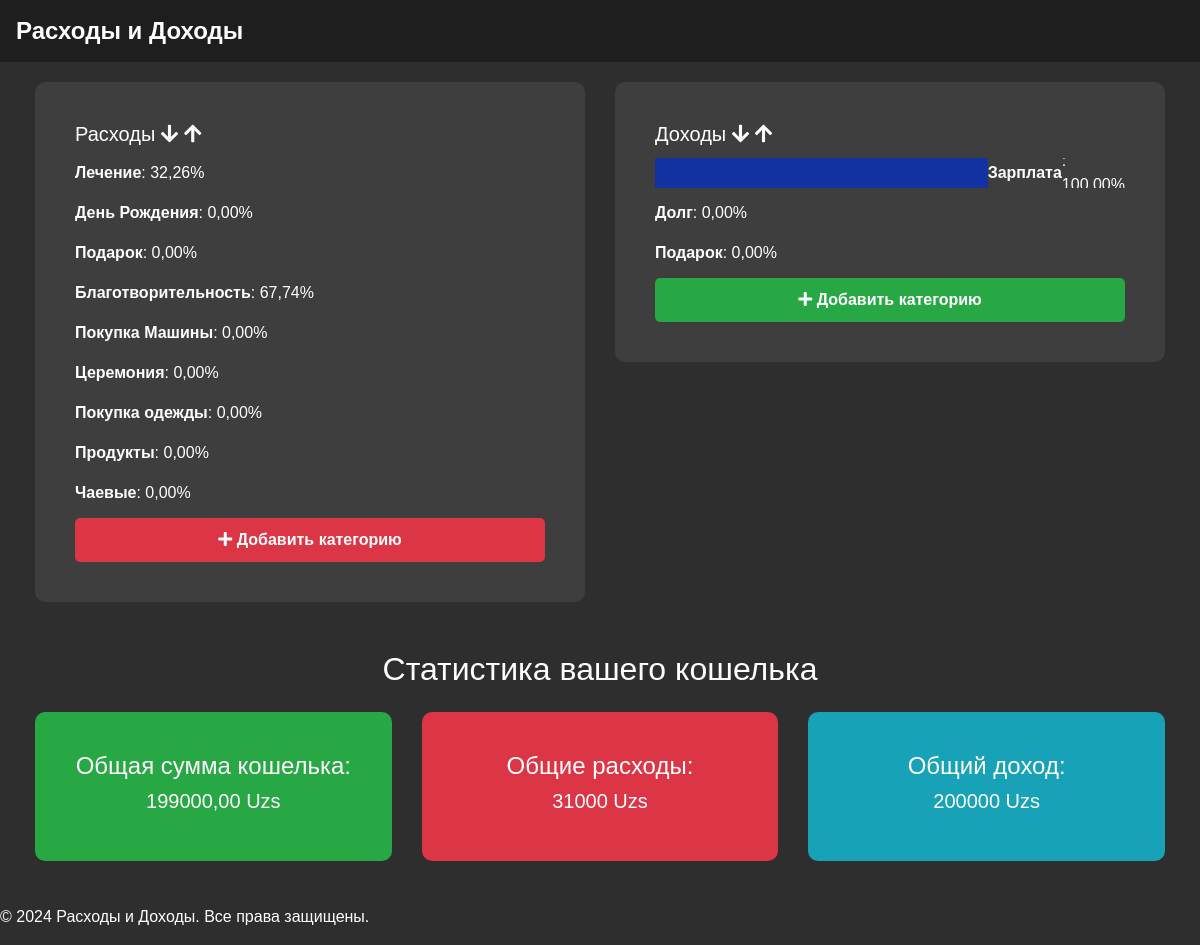
The app's page / (signed in) with its own data.
### app/models.py (models this page shows, shortened)
class ExpensesCategory(models.Model):
    name = models.CharField(max_length=255, help_text='Категории Расходов')
    image = models.ImageField(upload_to='expenses_image/', help_text='Картинка категории расходов')

class IncomeCategory(models.Model):
    name = models.CharField(max_length=255, help_text='Категории Доходов')
    image = models.ImageField(upload_to='income_image/', help_text='Картинка категории доходов')

class UserProfile(models.Model):
    CHOICES = [
        ('M', 'Male'),
        ('F', 'Female'),
        ('N', '-'),
    ]
    user = models.OneToOneField(User, on_delete=models.CASCADE)
    wallet_balance = models.DecimalField(max_digits=12, decimal_places=2, default=0.00, help_text='сколько денег вы хотите добавить')
    picture = models.ImageField(upload_to='profile/', blank=True, null=True, help_text='картинка пользователя * необезательно')
    date_of_birth = models.DateField(help_text='Дата рождения')
    address = models.CharField(max_length=255, blank=True, null=True, help_text='Адрес * необезательно')
    phone_number = models.CharField(max_length=15, blank=True, null=True, help_text='Номер телефона * необезательно')
    bio = models.TextField(help_text='О мне')
    gender = models.CharField(max_length=1, choices=CHOICES, help_text='Пол')

### app/views.py (the view)
# urls.py: path('', views.index, name='index'),
def index(request):
    user = request.user
    user_profile = UserProfile.objects.get(user=user)
    total_wallet_amount = user_profile.wallet_balance
    expenses_categories = ExpensesCategory.objects.all()
    income_categories = IncomeCategory.objects.all()
    expenses = Expenses.objects.filter(user=user)
    income = Income.objects.filter(user=user)
    total_expenses = expenses.aggregate(total=Sum('amount'))['total'] or 0
    total_income = income.aggregate(total=Sum('amount'))['total'] or 0
    expenses_percentage = calculate_percentage(expenses, 'expense')
    income_percentage = calculate_percentage(income, 'income')
    context = {
        'total_wallet_amount': total_wallet_amount,
        'total_expenses': total_expenses,
        'total_income': total_income,
        'expenses_percentage': expenses_percentage,
        'income_percentage': income_percentage,
        'expenses_categories': expenses_categories,
        'income_categories': income_categories,
    }
    return render(request, 'app/index.html', context)

### app/views.py (called while the page is built)
def generate_color(category=None):
    return "#{:06x}".format(random.randint(0, 0xFFFFFF))

def calculate_percentage(transactions, transaction_type):
    total_amount = transactions.aggregate(total=Sum('amount'))['total'] or 0
    percentages = []
    if transaction_type == 'expense':
        categories = ExpensesCategory.objects.all()
    elif transaction_type == 'income':
        categories = IncomeCategory.objects.all()
    else:
        return percentages
    for category in categories:
        category_amount = transactions.filter(category=category).aggregate(total=Sum('amount'))['total'] or 0
        percentage = (category_amount / total_amount * 100) if total_amount > 0 else 0
        color = generate_color()
        percentages.append({
            'category': category.name,
            'percentage': percentage,
            'color': color
        })
    return percentages

### app/templates/app/index.html (shortened to what this page needs)
<!DOCTYPE html>
<html lang="en">
<head>
    <link rel="stylesheet" href="https://stackpath.bootstrapcdn.com/bootstrap/4.5.2/css/bootstrap.min.css">
    <link rel="stylesheet" href="https://cdnjs.cloudflare.com/ajax/libs/font-awesome/5.15.1/css/all.min.css">
</head>
<body>
<nav class="navbar navbar-expand-lg navbar-dark">
    <a class="navbar-brand" href="{% url 'index' %}">Расходы и Доходы</a>
</nav>
<div class="content">
    <div class="container-fluid">
        <div class="row">
            <div class="col-md-6">
                <div class="card mb-4">
                    <div class="card-body">
                        <h5 class="card-title">
                            Расходы
                            <i class="fas fa-arrow-down sort-icon" onclick="sortBars('expenses', 'desc')"></i>
                            <i class="fas fa-arrow-up sort-icon" onclick="sortBars('expenses', 'asc')"></i>
                        </h5>
                        <div class="bar-chart" id="expenses-bars">
                            {% if expenses_percentage %}
                                {% for item in expenses_percentage %}
                                <div class="bar" data-percentage="{{ item.percentage }}">
                                    <strong>{{ item.category }}</strong>: {{ item.percentage|floatformat:2 }}%
                                </div>
                                {% endfor %}
                            {% else %}
                                <p>No data available for expenses.</p>
                            {% endif %}
                        </div>
                        <a href="{% url 'expenses_category' %}" class="btn-create btn-expenses"><i class="fas fa-plus"></i> Добавить категорию</a>
                    </div>
                </div>
            </div>
            <div class="col-md-6">
                <div class="card mb-4">
                    <div class="card-body">
                        <h5 class="card-title">
                            Доходы
                            <i class="fas fa-arrow-down sort-icon" onclick="sortBars('income', 'desc')"></i>
                            <i class="fas fa-arrow-up sort-icon" onclick="sortBars('income', 'asc')"></i>
                        </h5>
                        <div class="bar-chart" id="income-bars">
                            {% if income_percentage %}
                                {% for item in income_percentage %}
                                <div class="bar" data-percentage="{{ item.percentage }}">
                                    <span style="background-color: {{ item.color }}; width: {{ item.percentage }}%;"></span>
                                    <strong>{{ item.category }}</strong>: {{ item.percentage|floatformat:2 }}%
                                </div>
                                {% endfor %}
                            {% else %}
                                <p>No data available for income.</p>
                            {% endif %}
                        </div>
                        <a href="{% url 'income_category' %}" class="btn-create btn-income"><i class="fas fa-plus"></i> Добавить категорию</a>
                    </div>
                </div>
            </div>
        </div>
        <div class="wallet-total text-center mt-4">
            <h2 class="mb-4">Статистика вашего кошелька</h2>
            <div class="row">
                <div class="col-md-4">
                    <div class="card bg-success text-white mb-4">
                        <div class="card-body">
                            <h4>Общая сумма кошелька:</h4>
                            <h5>{{ total_wallet_amount }} Uzs</h5>
                        </div>
                    </div>
                </div>
                <div class="col-md-4">
                    <div class="card bg-danger text-white mb-4">
                        <div class="card-body">
                            <h4>Общие расходы:</h4>
                            <h5>{{ total_expenses }} Uzs</h5>
                        </div>
                    </div>
                </div>
                <div class="col-md-4">
                    <div class="card bg-info text-white mb-4">
                        <div class="card-body">
                            <h4>Общий доход:</h4>
                            <h5>{{ total_income }} Uzs</h5>
                        </div>
                    </div>
                </div>
            </div>
        </div>
    </div>
</div>
<footer class="footer">
    <p>&copy; 2024 Расходы и Доходы. Все права защищены.</p>
</footer>
</body>
</html>

### app/templates/app/index.html (style rules this page uses)
body { background-color: #2e2e2e; color: #fff; font-family: 'Arial', sans-serif; animation: fadeIn 1s ease-in-out; }
.navbar { background-color: #1e1e1e; }
.navbar-brand { font-weight: bold; font-size: 1.5em; color: #fff; }
.content { padding: 20px; }
.card { background-color: #3e3e3e; border: none; max-width: 550px; margin: auto; padding: 20px; border-radius: 10px; }
.bar-chart { margin-top: 10px; }
.bar { display: flex; align-items: center; margin-bottom: 10px; background-color: border-radius: 5px; height: 30px; position: relative; box-sizing: border-box; overflow: hidden; }
.bar span { display: block; height: 100%; transition: width 0.5s ease-in-out; }
.btn-create { display: block; padding: 10px 15px; border-radius: 5px; color: #fff; text-align: center; font-weight: bold; margin-top: 10px; transition: background-color 0.3s ease; }
.btn-expenses { background-color: #dc3545; }
.btn-income { background-color: #28a745; }

### records on screen
ExpensesCategory: category "Лечение"
ExpensesCategory: category "День Рождения"
ExpensesCategory: category "Подарок"
ExpensesCategory: category "Благотворительность"
ExpensesCategory: category "Покупка Машины"
ExpensesCategory: category "Церемония"
ExpensesCategory: category "Покупка одежды"
ExpensesCategory: category "Продукты"
ExpensesCategory: category "Чаевые"
IncomeCategory: category "Зарплата"
IncomeCategory: category "Долг"
IncomeCategory: category "Подарок"
UserProfile: wallet_balance "199000,00"

### other values on screen
{{ item.percentage|floatformat:2 }} "32,26" "0,00" "0,00" "67,74" "0,00" "0,00" "0,00" "0,00" "0,00"
{{ item.percentage|floatformat:2 }} "0,00" "0,00"
{{ total_expenses }} "31000"
{{ total_income }} "200000"
